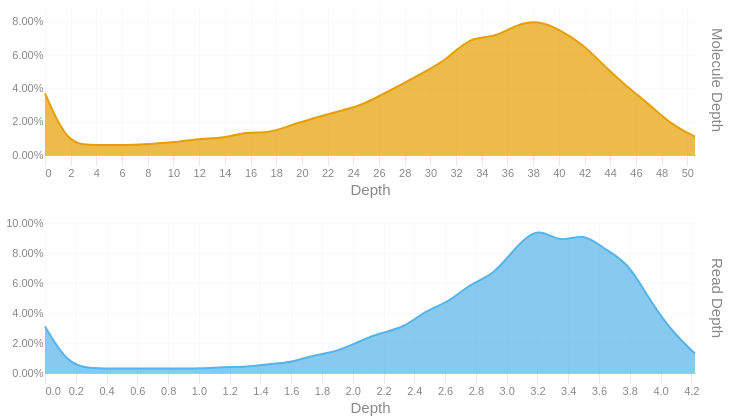

The code cell stored with this chart in its notebook:
### Code cell
readdep = depth_hist(tb['Read Depth'], q99, 3)
readdep = readdep.with_columns(pl.lit('Read Depth').alias('Metric'))
if not SKIPLR:
    moldep = depth_hist(tb['Molecule Depth'], mol_q99, 1)
    moldep = moldep.with_columns(pl.lit('Molecule Depth').alias('Metric'))
    _hist = pl.concat([readdep, moldep])
    _hist = _hist.filter(pl.col('Proportion') != 0)
    with SafeRender(_hist):
        (
            alt.Chart(_hist)        
            .mark_area(interpolate = "basis")
            .encode(
                x=alt.X('Bin:Q').scale(domainMin=0).axis(alt.Axis(title='Depth')),
                y = alt.Y('Proportion:Q', title = None).axis(format = '.2%'),
                color = alt.Color('Metric:N').legend(None),
                row = alt.Row("Metric:N").header(title = None, labelOrient = 'right'),
                tooltip = [
                    alt.Tooltip("Metric:N", title = "Metric"),
                    alt.Tooltip('Interval:N', title = "Depth Interval"),
                    alt.Tooltip('Proportion:Q', title = "% Alignments").format('.2%')
                ]
            )
            .resolve_scale(x='independent', y='independent')
            .properties(
                height = 150, width = 650,
                usermeta={'embedOptions': {'downloadFileName': f'{samplename}.depth.hist'}}
            )
        ).display()
else:
    readdep = readdep.filter(pl.col('Proportion') != 0)
    with SafeRender(readdep):
        (
            alt.Chart(readdep)        
            .mark_area(interpolate = "basis")
            .encode(
                x=alt.X('Bin:Q').scale(domainMin=0).axis(alt.Axis(title='Depth')),
                y = alt.Y('Proportion:Q', title = None).axis(format = '.2%'),
                tooltip = [
                    alt.Tooltip('Interval:N', title = "Depth Interval"),
                    alt.Tooltip('Proportion:Q', title = "% Alignments").format('.2%')
                ]
            )
            .properties(
                usermeta={'embedOptions': {'downloadFileName': f'{samplename}.depth.hist'}}
            )
        ).display()

### Figure 1 — Vega-Lite specification as saved in the notebook (floating-point values rounded to 4 significant figures)
{"width": 650, "height": 150, "config": {"title": {"anchor": "start", "dy": -15, "fontSize": 18, "color": "#888888", "subtitleColor": "#888888", "subtitleFontSize": 14}, "arc": {"fill": "#0072B2"}, "axis": {"domainColor": "#888888", "domainWidth": 0.5, "gridWidth": 0.2, "grid": false, "titleFontWeight": 400, "titleFontSize": 15, "labelFontSize": 11, "labelColor": "#888888", "tickColor": "#888888", "tickWidth": 0.2, "titleColor": "#888888"}, "axisBand": {"grid": false}, "axisX": {"grid": true, "tickSize": 10, "domainCap": "round"}, "axisY": {"domain": false, "grid": true, "tickSize": 0, "domainCap": "round"}, "background": "transparent", "header": {"labelFontSize": 15, "labelColor": "#888888", "titleFontSize": 15, "titleFontWeight": 600, "titleColor": "#888888"}, "legend": {"labelFont": "sans-serif", "labelFontSize": 12, "labelColor": "#888888", "symbolSize": 100, "symbolType": "circle", "titleFontSize": 12, "titlePadding": 10, "titleColor": "#888888", "title": null}, "range": {"category": ["#E69F00", "#56B4E9", "#009E73", "#F0E442", "#0072B2", "#D55E00", "#CC79A7", "#000000"], "diverging": ["#cfe8f3", "#a2d4ec", "#73bfe2", "#46abdb", "#1696d2", "#12719e"]}, "area": {"fill": "#0072B2", "fillOpacity": 0.7, "line": true, "strokeOpacity": 0.7}, "line": {"color": "#0072B2", "stroke": "#0072B2", "strokeWidth": 2}, "trail": {"color": "#0072B2", "stroke": "#0072B2", "strokeWidth": 0, "size": 1}, "point": {"filled": true, "fillOpacity": 1.0, "size": 95}, "text": {"color": "#888888", "fontSize": 11, "align": "right", "fontWeight": 400, "size": 11}, "bar": {"fill": "#0072B2", "stroke": null}, "view": {"stroke": null, "continuousWidth": 660, "continuousHeight": 400}}, "data": {"name": "data-4b2969db5c937f70ed785169df6803e8"}, "mark": {"type": "area", "interpolate": "basis"}, "encoding": {"color": {"field": "Metric", "legend": null, "type": "nominal"}, "row": {"field": "Metric", "header": {"title": null, "labelOrient": "right"}, "type": "nominal"}, "tooltip": [{"field": "Metric", "title": "Metric", "type": "nominal"}, {"field": "Interval", "title": "Depth Interval", "type": "nominal"}, {"field": "Proportion", "format": ".2%", "title": "% Alignments", "type": "quantitative"}], "x": {"axis": {"title": "Depth"}, "field": "Bin", "scale": {"domainMin": 0}, "type": "quantitative"}, "y": {"axis": {"format": ".2%"}, "field": "Proportion", "title": null, "type": "quantitative"}}, "resolve": {"scale": {"x": "independent", "y": "independent"}}, "usermeta": {"embedOptions": {"downloadFileName": "S6_Musquodoboit_1546.depth.hist"}}, "$schema": "https://vega.github.io/schema/vega-lite/v6.1.0.json", "datasets": {"data-4b2969db5c937f70ed785169df6803e8": [{"Bin": 0.0, "Interval": "0.0-0.146", "Proportion": 0.031, "Metric": "Read Depth"}, {"Bin": 0.146, "Interval": "0.146-0.291", "Proportion": 0.006, "Metric": "Read Depth"}, {"Bin": 0.291, "Interval": "0.291-0.437", "Proportion": 0.003, "Metric": "Read Depth"}, {"Bin": 0.437, "Interval": "0.437-0.583", "Proportion": 0.003, "Metric": "Read Depth"}, {"Bin": 0.583, "Interval": "0.583-0.728", "Proportion": 0.003, "Metric": "Read Depth"}, {"Bin": 0.728, "Interval": "0.728-0.874", "Proportion": 0.003, "Metric": "Read Depth"}, {"Bin": 0.874, "Interval": "0.874-1.02", "Proportion": 0.003, "Metric": "Read Depth"}, {"Bin": 1.02, "Interval": "1.02-1.165", "Proportion": 0.003, "Metric": "Read Depth"}, {"Bin": 1.165, "Interval": "1.165-1.311", "Proportion": 0.004, "Metric": "Read Depth"}, {"Bin": 1.311, "Interval": "1.311-1.457", "Proportion": 0.004, "Metric": "Read Depth"}, {"Bin": 1.457, "Interval": "1.457-1.602", "Proportion": 0.006, "Metric": "Read Depth"}, {"Bin": 1.602, "Interval": "1.602-1.748", "Proportion": 0.007, "Metric": "Read Depth"}, {"Bin": 1.748, "Interval": "1.748-1.894", "Proportion": 0.012, "Metric": "Read Depth"}, {"Bin": 1.894, "Interval": "1.894-2.039", "Proportion": 0.014, "Metric": "Read Depth"}, {"Bin": 2.039, "Interval": "2.039-2.185", "Proportion": 0.021, "Metric": "Read Depth"}, {"Bin": 2.185, "Interval": "2.185-2.331", "Proportion": 0.027, "Metric": "Read Depth"}, {"Bin": 2.331, "Interval": "2.331-2.476", "Proportion": 0.03, "Metric": "Read Depth"}, {"Bin": 2.476, "Interval": "2.476-2.622", "Proportion": 0.042, "Metric": "Read Depth"}, {"Bin": 2.622, "Interval": "2.622-2.768", "Proportion": 0.047, "Metric": "Read Depth"}, {"Bin": 2.768, "Interval": "2.768-2.913", "Proportion": 0.06, "Metric": "Read Depth"}, {"Bin": 2.913, "Interval": "2.913-3.059", "Proportion": 0.065, "Metric": "Read Depth"}, {"Bin": 3.059, "Interval": "3.059-3.205", "Proportion": 0.084, "Metric": "Read Depth"}, {"Bin": 3.205, "Interval": "3.205-3.35", "Proportion": 0.098, "Metric": "Read Depth"}, {"Bin": 3.35, "Interval": "3.35-3.496", "Proportion": 0.086, "Metric": "Read Depth"}, {"Bin": 3.496, "Interval": "3.496-3.642", "Proportion": 0.094, "Metric": "Read Depth"}, {"Bin": 3.642, "Interval": "3.642-3.787", "Proportion": 0.082, "Metric": "Read Depth"}, {"Bin": 3.787, "Interval": "3.787-3.933", "Proportion": 0.074, "Metric": "Read Depth"}, {"Bin": 3.933, "Interval": "3.933-4.079", "Proportion": 0.048, "Metric": "Read Depth"}, {"Bin": 4.079, "Interval": "4.079-4.224", "Proportion": 0.027, "Metric": "Read Depth"}, {"Bin": 4.224, "Interval": "4.224-4.37", "Proportion": 0.013, "Metric": "Read Depth"}, {"Bin": 0.0, "Interval": "0.0-1.7", "Proportion": 0.037, "Metric": "Molecule Depth"}, {"Bin": 1.7, "Interval": "1.7-3.5", "Proportion": 0.007, "Metric": "Molecule Depth"}, {"Bin": 3.5, "Interval": "3.5-5.2", "Proportion": 0.006, "Metric": "Molecule Depth"}, {"Bin": 5.2, "Interval": "5.2-7.0", "Proportion": 0.006, "Metric": "Molecule Depth"}, {"Bin": 7.0, "Interval": "7.0-8.7", "Proportion": 0.006, "Metric": "Molecule Depth"}, {"Bin": 8.7, "Interval": "8.7-10.5", "Proportion": 0.007, "Metric": "Molecule Depth"}, {"Bin": 10.5, "Interval": "10.5-12.2", "Proportion": 0.008, "Metric": "Molecule Depth"}, {"Bin": 12.2, "Interval": "12.2-13.9", "Proportion": 0.01, "Metric": "Molecule Depth"}, {"Bin": 13.9, "Interval": "13.9-15.7", "Proportion": 0.01, "Metric": "Molecule Depth"}, {"Bin": 15.7, "Interval": "15.7-17.4", "Proportion": 0.014, "Metric": "Molecule Depth"}, {"Bin": 17.4, "Interval": "17.4-19.2", "Proportion": 0.013, "Metric": "Molecule Depth"}, {"Bin": 19.2, "Interval": "19.2-20.9", "Proportion": 0.018, "Metric": "Molecule Depth"}, {"Bin": 20.9, "Interval": "20.9-22.7", "Proportion": 0.022, "Metric": "Molecule Depth"}, {"Bin": 22.7, "Interval": "22.7-24.4", "Proportion": 0.026, "Metric": "Molecule Depth"}, {"Bin": 24.4, "Interval": "24.4-26.2", "Proportion": 0.029, "Metric": "Molecule Depth"}, {"Bin": 26.2, "Interval": "26.2-27.9", "Proportion": 0.036, "Metric": "Molecule Depth"}, {"Bin": 27.9, "Interval": "27.9-29.6", "Proportion": 0.043, "Metric": "Molecule Depth"}, {"Bin": 29.6, "Interval": "29.6-31.4", "Proportion": 0.05, "Metric": "Molecule Depth"}, {"Bin": 31.4, "Interval": "31.4-33.1", "Proportion": 0.058, "Metric": "Molecule Depth"}, {"Bin": 33.1, "Interval": "33.1-34.9", "Proportion": 0.071, "Metric": "Molecule Depth"}, {"Bin": 34.9, "Interval": "34.9-36.6", "Proportion": 0.07, "Metric": "Molecule Depth"}, {"Bin": 36.6, "Interval": "36.6-38.4", "Proportion": 0.078, "Metric": "Molecule Depth"}, {"Bin": 38.4, "Interval": "38.4-40.1", "Proportion": 0.081, "Metric": "Molecule Depth"}, {"Bin": 40.1, "Interval": "40.1-41.8", "Proportion": 0.075, "Metric": "Molecule Depth"}, {"Bin": 41.8, "Interval": "41.8-43.6", "Proportion": 0.067, "Metric": "Molecule Depth"}, {"Bin": 43.6, "Interval": "43.6-45.3", "Proportion": 0.053, "Metric": "Molecule Depth"}, {"Bin": 45.3, "Interval": "45.3-47.1", "Proportion": 0.041, "Metric": "Molecule Depth"}, {"Bin": 47.1, "Interval": "47.1-48.8", "Proportion": 0.03, "Metric": "Molecule Depth"}, {"Bin": 48.8, "Interval": "48.8-50.6", "Proportion": 0.018, "Metric": "Molecule Depth"}, {"Bin": 50.6, "Interval": "50.6-52.31", "Proportion": 0.011, "Metric": "Molecule Depth"}]}}
